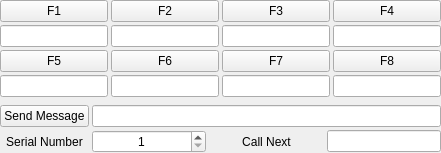
              <widget class="QWidget" name="JTTY_widget" native="true">
               <property name="minimumSize">
                <size>
                 <width>150</width>
                 <height>0</height>
                </size>
               </property>
               <layout class="QGridLayout" name="gridLayout">
                <property name="leftMargin">
                 <number>0</number>
                </property>
                <property name="topMargin">
                 <number>0</number>
                </property>
                <property name="rightMargin">
                 <number>0</number>
                </property>
                <property name="bottomMargin">
                 <number>0</number>
                </property>
                <property name="spacing">
                 <number>0</number>
                </property>
                <item row="0" column="0">
                 <layout class="QGridLayout" name="JTTY_gridLayout">
                  <property name="spacing">
                   <number>0</number>
                  </property>
                  <item row="1" column="0">
                   <layout class="QGridLayout" name="JTTY_gridLayout_1">
                    <property name="spacing">
                     <number>3</number>
                    </property>
                    <item row="3" column="0">
                     <widget class="QPushButton" name="pbSendMessage">
                      <property name="minimumSize">
                       <size>
                        <width>0</width>
                        <height>0</height>
                       </size>
                      </property>
                      <property name="text">
                       <string>Send Message</string>
                      </property>
                     </widget>
                    </item>
                    <item row="3" column="1">
                     <widget class="QLineEdit" name="Tx_Message">
                      <property name="minimumSize">
                       <size>
                        <width>0</width>
                        <height>0</height>
                       </size>
                      </property>
                      <property name="text">
                       <string/>
                      </property>
                     </widget>
                    </item>
                    <item row="4" column="0">
                     <widget class="QLabel" name="JTTY_SN_label">
                      <property name="text">
                       <string>Serial Number</string>
                      </property>
                      <property name="alignment">
                       <set>Qt::AlignCenter</set>
                      </property>
                     </widget>
                    </item>
                    <item row="4" column="1">
                     <layout class="QHBoxLayout" name="JTTY_horizontalLayout_2" stretch="1,1,1">
                      <item>
                       <widget class="QSpinBox" name="sbSerialNumber_2">
                        <property name="minimumSize">
                         <size>
                          <width>0</width>
                          <height>0</height>
                         </size>
                        </property>
                        <property name="toolTip">
                         <string>&lt;html&gt;&lt;head/&gt;&lt;body&gt;&lt;p&gt;Serial number of QSO for contest exchange.&lt;/p&gt;&lt;/body&gt;&lt;/html&gt;</string>
                        </property>
                        <property name="alignment">
                         <set>Qt::AlignCenter</set>
                        </property>
                        <property name="minimum">
                         <number>1</number>
                        </property>
                        <property name="maximum">
                         <number>5000</number>
                        </property>
                       </widget>
                      </item>
                      <item>
                       <widget class="QLabel" name="label_jttyCallNext">
                        <property name="text">
                         <string>Call Next</string>
                        </property>
                        <property name="alignment">
                         <set>Qt::AlignCenter</set>
                        </property>
                       </widget>
                      </item>
                      <item>
                       <widget class="QLineEdit" name="lineEdit"/>
                      </item>
                     </layout>
                    </item>
                    <item row="1" column="0" colspan="2">
                     <layout class="QGridLayout" name="JTTY_gridLayout_2">
                      <property name="spacing">
                       <number>3</number>
                      </property>
                      <item row="2" column="2">
                       <widget class="QPushButton" name="pbF7">
                        <property name="minimumSize">
                         <size>
                          <width>30</width>
                          <height>0</height>
                         </size>
                        </property>
                        <property name="toolTip">
                         <string>HisCall AGN ?</string>
                        </property>
                        <property name="text">
                         <string>F7</string>
                        </property>
                       </widget>
                      </item>
                      <item row="3" column="0">
                       <widget class="QLineEdit" name="msg5">
                        <property name="minimumSize">
                         <size>
                          <width>30</width>
                          <height>0</height>
                         </size>
                        </property>
                        <property name="toolTip">
                         <string>Macro for F5: %M my call, %H his call, %N serial number, %E exchange, %G grid, %R report</string>
                        </property>
                        <property name="alignment">
                         <set>Qt::AlignCenter</set>
                        </property>
                       </widget>
                      </item>
                      <item row="0" column="0">
                       <widget class="QPushButton" name="pbF1">
                        <property name="minimumSize">
                         <size>
                          <width>30</width>
                          <height>0</height>
                         </size>
                        </property>
                        <property name="toolTip">
                         <string>CQ</string>
                        </property>
                        <property name="text">
                         <string>F1</string>
                        </property>
                       </widget>
                      </item>
                      <item row="1" column="2">
                       <widget class="QLineEdit" name="msg3">
                        <property name="minimumSize">
                         <size>
                          <width>30</width>
                          <height>0</height>
                         </size>
                        </property>
                        <property name="toolTip">
                         <string>Macro for F3: %M my call, %H his call, %N serial number, %E exchange, %G grid, %R report</string>
                        </property>
                        <property name="alignment">
                         <set>Qt::AlignCenter</set>
                        </property>
                       </widget>
                      </item>
                      <item row="1" column="1">
                       <widget class="QLineEdit" name="msg2">
                        <property name="minimumSize">
                         <size>
                          <width>30</width>
                          <height>0</height>
                         </size>
                        </property>
                        <property name="toolTip">
                         <string>Macro for F2: %M my call, %H his call, %N serial number, %E exchange, %G grid, %R report</string>
                        </property>
                        <property name="alignment">
                         <set>Qt::AlignCenter</set>
                        </property>
                       </widget>
                      </item>
                      <item row="2" column="1">
                       <widget class="QPushButton" name="pbF6">
                        <property name="minimumSize">
                         <size>
                          <width>30</width>
                          <height>0</height>
                         </size>
                        </property>
                        <property name="toolTip">
                         <string>Now QueuedCall Exchange</string>
                        </property>
                        <property name="text">
                         <string>F6</string>
                        </property>
                       </widget>
                      </item>
                      <item row="2" column="0">
                       <widget class="QPushButton" name="pbF5">
                        <property name="minimumSize">
                         <size>
                          <width>30</width>
                          <height>0</height>
                         </size>
                        </property>
                        <property name="toolTip">
                         <string>HisCall</string>
                        </property>
                        <property name="text">
                         <string>F5</string>
                        </property>
                       </widget>
                      </item>
                      <item row="1" column="0">
                       <widget class="QLineEdit" name="msg1">
                        <property name="minimumSize">
                         <size>
                          <width>30</width>
                          <height>0</height>
                         </size>
                        </property>
                        <property name="toolTip">
                         <string>Macro for F1: %M my call, %H his call, %N serial number, %E exchange, %G grid, %R report</string>
                        </property>
                        <property name="alignment">
                         <set>Qt::AlignCenter</set>
                        </property>
                       </widget>
                      </item>
                      <item row="0" column="1">
                       <widget class="QPushButton" name="pbF2">
                        <property name="minimumSize">
                         <size>
                          <width>30</width>
                          <height>0</height>
                         </size>
                        </property>
                        <property name="toolTip">
                         <string>HisCall Exchange</string>
                        </property>
                        <property name="text">
                         <string>F2</string>
                        </property>
                       </widget>
                      </item>
                      <item row="1" column="3">
                       <widget class="QLineEdit" name="msg4">
                        <property name="minimumSize">
                         <size>
                          <width>30</width>
                          <height>0</height>
                         </size>
                        </property>
                        <property name="toolTip">
                         <string>Macro for F4: %M my call, %H his call, %N serial number, %E exchange, %G grid, %R report</string>
                        </property>
                        <property name="alignment">
                         <set>Qt::AlignCenter</set>
                        </property>
                       </widget>
                      </item>
                      <item row="3" column="3">
                       <widget class="QLineEdit" name="msg8">
                        <property name="minimumSize">
                         <size>
                          <width>30</width>
                          <height>0</height>
                         </size>
                        </property>
                        <property name="toolTip">
                         <string>Macro for F8: %M my call, %H his call, %N serial number, %E exchange, %G grid, %R report</string>
                        </property>
                        <property name="alignment">
                         <set>Qt::AlignCenter</set>
                        </property>
                       </widget>
                      </item>
                      <item row="2" column="3">
                       <widget class="QPushButton" name="pbF8">
                        <property name="minimumSize">
                         <size>
                          <width>30</width>
                          <height>0</height>
                         </size>
                        </property>
                        <property name="toolTip">
                         <string>Exchange</string>
                        </property>
                        <property name="text">
                         <string>F8</string>
                        </property>
                       </widget>
                      </item>
                      <item row="3" column="2">
                       <widget class="QLineEdit" name="msg7">
                        <property name="minimumSize">
                         <size>
                          <width>30</width>
                          <height>0</height>
                         </size>
                        </property>
                        <property name="toolTip">
                         <string>Macro for F7: %M my call, %H his call, %N serial number, %E exchange, %G grid, %R report</string>
                        </property>
                        <property name="alignment">
                         <set>Qt::AlignCenter</set>
                        </property>
                       </widget>
                      </item>
                      <item row="3" column="1">
                       <widget class="QLineEdit" name="msg6">
                        <property name="minimumSize">
                         <size>
                          <width>30</width>
                          <height>0</height>
                         </size>
                        </property>
                        <property name="toolTip">
                         <string>Macro for F6: %M my call, %H his call, %N serial number, %E exchange, %G grid, %R report</string>
                        </property>
                        <property name="alignment">
                         <set>Qt::AlignCenter</set>
                        </property>
                       </widget>
                      </item>
                      <item row="0" column="3">
                       <widget class="QPushButton" name="pbF4">
                        <property name="minimumSize">
                         <size>
                          <width>30</width>
                          <height>0</height>
                         </size>
                        </property>
                        <property name="toolTip">
                         <string>MyCall</string>
                        </property>
                        <property name="text">
                         <string>F4</string>
                        </property>
                       </widget>
                      </item>
                      <item row="0" column="2">
                       <widget class="QPushButton" name="pbF3">
                        <property name="minimumSize">
                         <size>
                          <width>30</width>
                          <height>0</height>
                         </size>
                        </property>
                        <property name="toolTip">
                         <string>TU CQ</string>
                        </property>
                        <property name="text">
                         <string>F3</string>
                        </property>
                       </widget>
                      </item>
                      <item row="4" column="1">
                       <spacer name="verticalSpacer_2">
                        <property name="orientation">
                         <enum>Qt::Vertical</enum>
                        </property>
                        <property name="sizeType">
                         <enum>QSizePolicy::Fixed</enum>
                        </property>
                        <property name="sizeHint" stdset="0">
                         <size>
                          <width>20</width>
                          <height>5</height>
                         </size>
                        </property>
                       </spacer>
                      </item>
                     </layout>
                    </item>
                   </layout>
                  </item>
                 </layout>
                </item>
               </layout>
              </widget>
